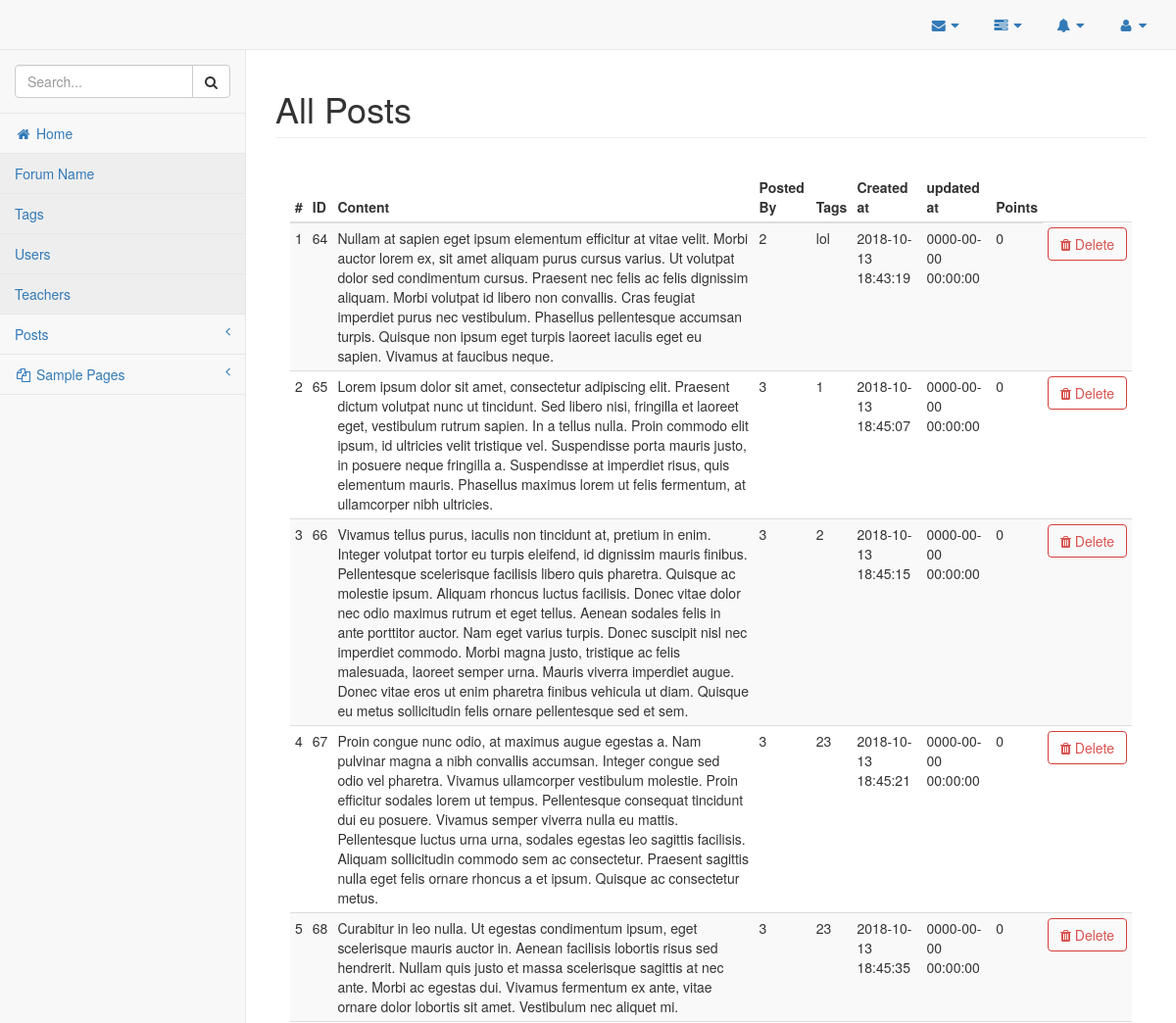
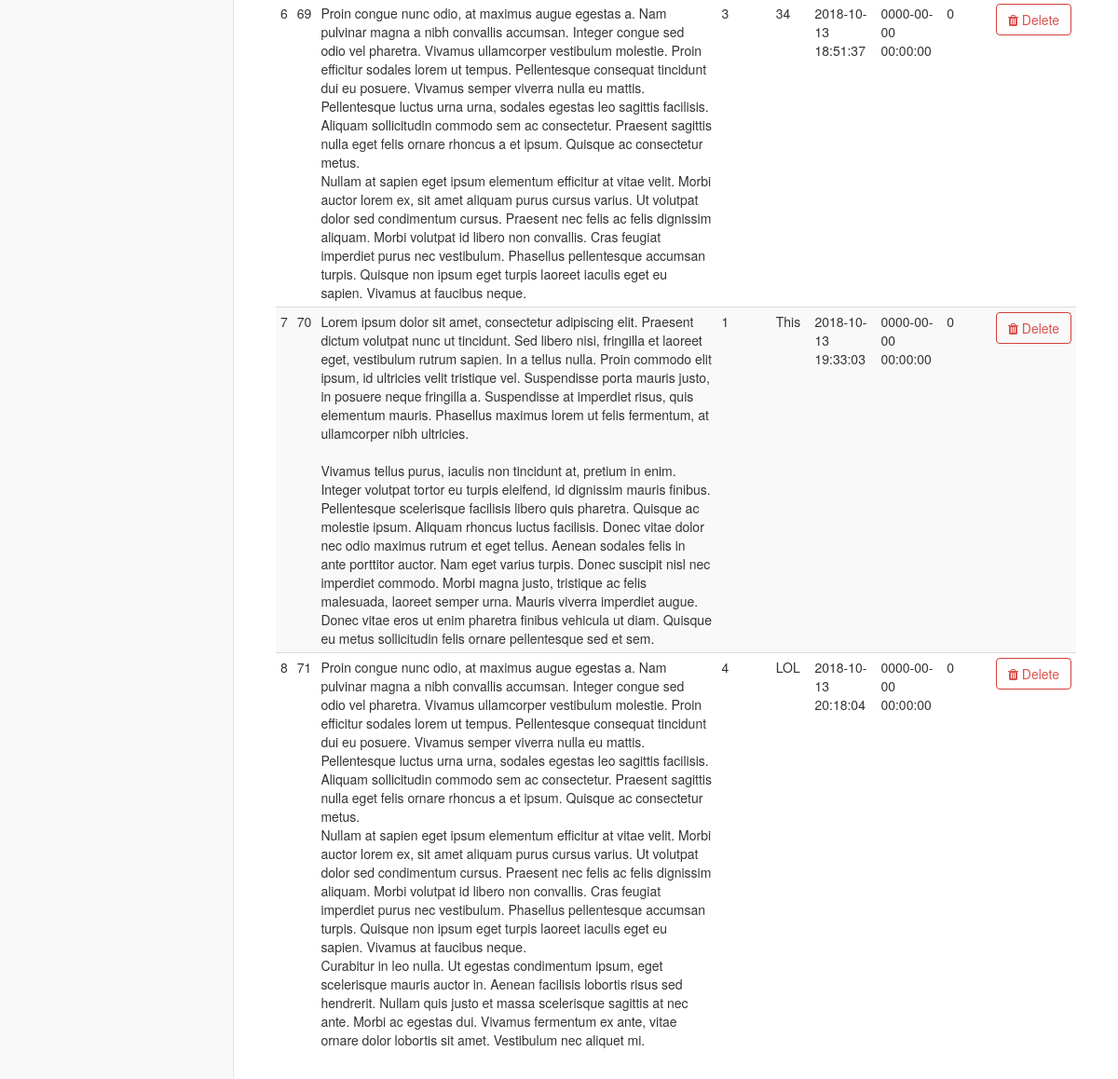
Screenshot of /admin/posts.php (signed in) with the database file from the repository (2 pictures, top to bottom).
### tables this page shows
CREATE TABLE `posts` (
  `post_id` int(11) NOT NULL,
  `post_content` text NOT NULL,
  `post_image` text NOT NULL,
  `post_user_id` int(11) NOT NULL,
  `post_tags` mediumtext NOT NULL,
  `created_at` datetime NOT NULL,
  `deleted_at` datetime NOT NULL,
  `is_deleted` bit(1) NOT NULL DEFAULT b'0',
  `deleted_by` int(11) NOT NULL,
  `updated_at` datetime NOT NULL,
  `post_points` int(11) NOT NULL
);

### classes/Database.php (called while the page is built, shortened)
<?php
    class Database {
        private $servername;
        private $username;
        private $password;
        private $database;
        private $connection;
        public function __construct(){
            $this->servername = "localhost";
            $this->username = "aniket";
            $this->password = "aniket";
            $this->database = "forumdb";
        }
        public function connectDB(){
            $this->connection = new mysqli($this->servername, $this->username, $this->password, $this->database);
        }
        public function getConnection(){
            return $this->connection;
        }
    }
    $database = new Database();
?>

### classes/Posts.php (called while the page is built, shortened)
<?php
	require_once("Database.php");
	class Posts {
		private $connection;
		public function __construct() {
			global $database;
			$this->connection = $database->getConnection();
		}
		public function getAllPosts() {
			$sql = "SELECT * FROM posts WHERE is_deleted = 0";
			$result_set = $this->connection->query($sql);
			return $result_set;
		}
	}
?>

### admin/posts.php (the view, shortened to what this page needs)
<!DOCTYPE html>
<html lang="en">
    <?php
        require_once("../ui-elements/header.php");
        require_once("../classes/Posts.php");
    ?>
    <body>
        <div id="wrapper">
            <?php
                require_once("../ui-elements/navigation.php");
            ?>
            <div id="page-wrapper">
                <div class="row">
                    <div class="col-lg-12">
                        <h1 class="page-header">All Posts</h1>
                    </div>
                </div>
                <div class="panel-body">
                    <table width="100%" id="posts-table" class="table table-striped table-condensed" id="posts-table">
                        <thead>
                            <tr>
                                <th>#</th>
                                <th>ID</th>
                                <th>Content</th>
                                <th>Posted By</th>
                                <th>Tags</th>
                                <th>Created at</th>
                                <th>updated at</th>
                                <th>Points</th>
                            </tr>
                        </thead>
                        <tbody>
                            <?php
                                $sr_no = 1;
                                $posts = new Posts();
                                $all_posts = $posts->getAllPosts();
                                while($row = mysqli_fetch_assoc($all_posts)) {
                                    extract($row);
                            ?>
                                    <tr>
                                        <td><?php echo $sr_no; ?></td>
                                        <td><?php echo $post_id; ?></td>
                                        <td><?php echo $post_content; ?></td>
                                        <td><?php echo $post_user_id; ?></td>
                                        <td><?php echo $post_tags; ?></td>
                                        <td><?php echo $created_at; ?></td>
                                        <td><?php echo $updated_at; ?></td>
                                        <td><?php echo $post_points; ?></td>
                                        <td><a class='btn btn-outline btn-danger' onclick="deletePostClicked(event, <?php echo $post_id; ?>, this);"><span class='fa fa-trash'></span> Delete</a></td>
                                    </tr>
                            <?php
                                    $sr_no++;
                                }
                            ?>
                        </tbody>
                    </table>
                </div>
            </div>
    </body>
</html>

### rows the page displays
posts: post_id "64", post_content "Nullam at sapien eget ipsum elementum efficitur at vitae velit. Morbi auctor lorem ex, sit amet aliquam purus cursus varius. Ut volutpat dolor sed condimentum cursus. Praesent nec felis ac felis dignissim aliquam. Morbi volutpat id libero non convallis. Cras feugiat imperdiet purus nec vestibulum. Phasellus pellentesque accumsan turpis. Quisque non ipsum eget turpis laoreet iaculis eget eu sapien. Vivamus at faucibus neque.", post_user "2", post_tags "lol", created_at "2018-10-13 18:43:19", updated_at "0000-00-00 00:00:00", post_points "0"
posts: post_id "65", post_content "Lorem ipsum dolor sit amet, consectetur adipiscing elit. Praesent dictum volutpat nunc ut tincidunt. Sed libero nisi, fringilla et laoreet eget, vestibulum rutrum sapien. In a tellus nulla. Proin commodo elit ipsum, id ultricies velit tristique vel. Suspendisse porta mauris justo, in posuere neque fringilla a. Suspendisse at imperdiet risus, quis elementum mauris. Phasellus maximus lorem ut felis fermentum, at ullamcorper nibh ultricies.", post_user "3", post_tags "1", created_at "2018-10-13 18:45:07", updated_at "0000-00-00 00:00:00", post_points "0"
posts: post_id "66", post_content "Vivamus tellus purus, iaculis non tincidunt at, pretium in enim. Integer volutpat tortor eu turpis eleifend, id dignissim mauris finibus. Pellentesque scelerisque facilisis libero quis pharetra. Quisque ac molestie ipsum. Aliquam rhoncus luctus facilisis. Donec vitae dolor nec odio maximus rutrum et eget tellus. Aenean sodales felis in ante porttitor auctor. Nam eget varius turpis. Donec suscipit nisl nec imperdiet commodo. Morbi magna justo, tristique ac felis malesuada, laoreet semper urna. Mauris viverra imperdiet augue. Donec vitae eros ut enim pharetra finibus vehicula ut diam. Quisque eu metus sollicitudin felis ornare pellentesque sed et sem.", post_user "3", post_tags "2", created_at "2018-10-13 18:45:15", updated_at "0000-00-00 00:00:00", post_points "0"
posts: post_id "67", post_content "Proin congue nunc odio, at maximus augue egestas a. Nam pulvinar magna a nibh convallis accumsan. Integer congue sed odio vel pharetra. Vivamus ullamcorper vestibulum molestie. Proin efficitur sodales lorem ut tempus. Pellentesque consequat tincidunt dui eu posuere. Vivamus semper viverra nulla eu mattis. Pellentesque luctus urna urna, sodales egestas leo sagittis facilisis. Aliquam sollicitudin commodo sem ac consectetur. Praesent sagittis nulla eget felis ornare rhoncus a et ipsum. Quisque ac consectetur metus.", post_user "3", post_tags "23", created_at "2018-10-13 18:45:21", updated_at "0000-00-00 00:00:00", post_points "0"
posts: post_id "68", post_content "Curabitur in leo nulla. Ut egestas condimentum ipsum, eget scelerisque mauris auctor in. Aenean facilisis lobortis risus sed hendrerit. Nullam quis justo et massa scelerisque sagittis at nec ante. Morbi ac egestas dui. Vivamus fermentum ex ante, vitae ornare dolor lobortis sit amet. Vestibulum nec aliquet mi.", post_user "3", post_tags "23", created_at "2018-10-13 18:45:35", updated_at "0000-00-00 00:00:00", post_points "0"
posts: post_id "69", post_content "Proin congue nunc odio, at maximus augue egestas a. Nam pulvinar magna a nibh convallis accumsan. Integer congue sed odio vel pharetra. Vivamus ullamcorper vestibulum molestie. Proin efficitur sodales lorem ut tempus. Pellentesque consequat tincidunt dui eu posuere. Vivamus semper viverra nulla eu mattis. Pellentesque luctus urna urna, sodales egestas leo sagittis facilisis. Aliquam sollicitudin commodo sem ac consectetur. Praesent sagittis nulla eget felis ornare rhoncus a et ipsum. Quisque ac consectetur metus. Nullam at sapien eget ipsum elementum efficitur at vitae velit. Morbi auctor lorem ex, sit amet aliquam purus cursus varius. Ut volutpat dolor sed condimentum cursus. Praesent nec…", post_user "3", post_tags "34", created_at "2018-10-13 18:51:37", updated_at "0000-00-00 00:00:00", post_points "0"
posts: post_id "70", post_content "Lorem ipsum dolor sit amet, consectetur adipiscing elit. Praesent dictum volutpat nunc ut tincidunt. Sed libero nisi, fringilla et laoreet eget, vestibulum rutrum sapien. In a tellus nulla. Proin commodo elit ipsum, id ultricies velit tristique vel. Suspendisse porta mauris justo, in posuere neque fringilla a. Suspendisse at imperdiet risus, quis elementum mauris. Phasellus maximus lorem ut felis fermentum, at ullamcorper nibh ultricies. Vivamus tellus purus, iaculis non tincidunt at, pretium in enim. Integer volutpat tortor eu turpis eleifend, id dignissim mauris finibus. Pellentesque scelerisque facilisis libero quis pharetra. Quisque ac molestie ipsum. Aliquam rhoncus luctus facilisis.…", post_user "1", post_tags "This", created_at "2018-10-13 19:33:03", updated_at "0000-00-00 00:00:00", post_points "0"
posts: post_id "71", post_content "Proin congue nunc odio, at maximus augue egestas a. Nam pulvinar magna a nibh convallis accumsan. Integer congue sed odio vel pharetra. Vivamus ullamcorper vestibulum molestie. Proin efficitur sodales lorem ut tempus. Pellentesque consequat tincidunt dui eu posuere. Vivamus semper viverra nulla eu mattis. Pellentesque luctus urna urna, sodales egestas leo sagittis facilisis. Aliquam sollicitudin commodo sem ac consectetur. Praesent sagittis nulla eget felis ornare rhoncus a et ipsum. Quisque ac consectetur metus. Nullam at sapien eget ipsum elementum efficitur at vitae velit. Morbi auctor lorem ex, sit amet aliquam purus cursus varius. Ut volutpat dolor sed condimentum cursus. Praesent nec…", post_user "4", post_tags "LOL", created_at "2018-10-13 20:18:04", updated_at "0000-00-00 00:00:00", post_points "0"
